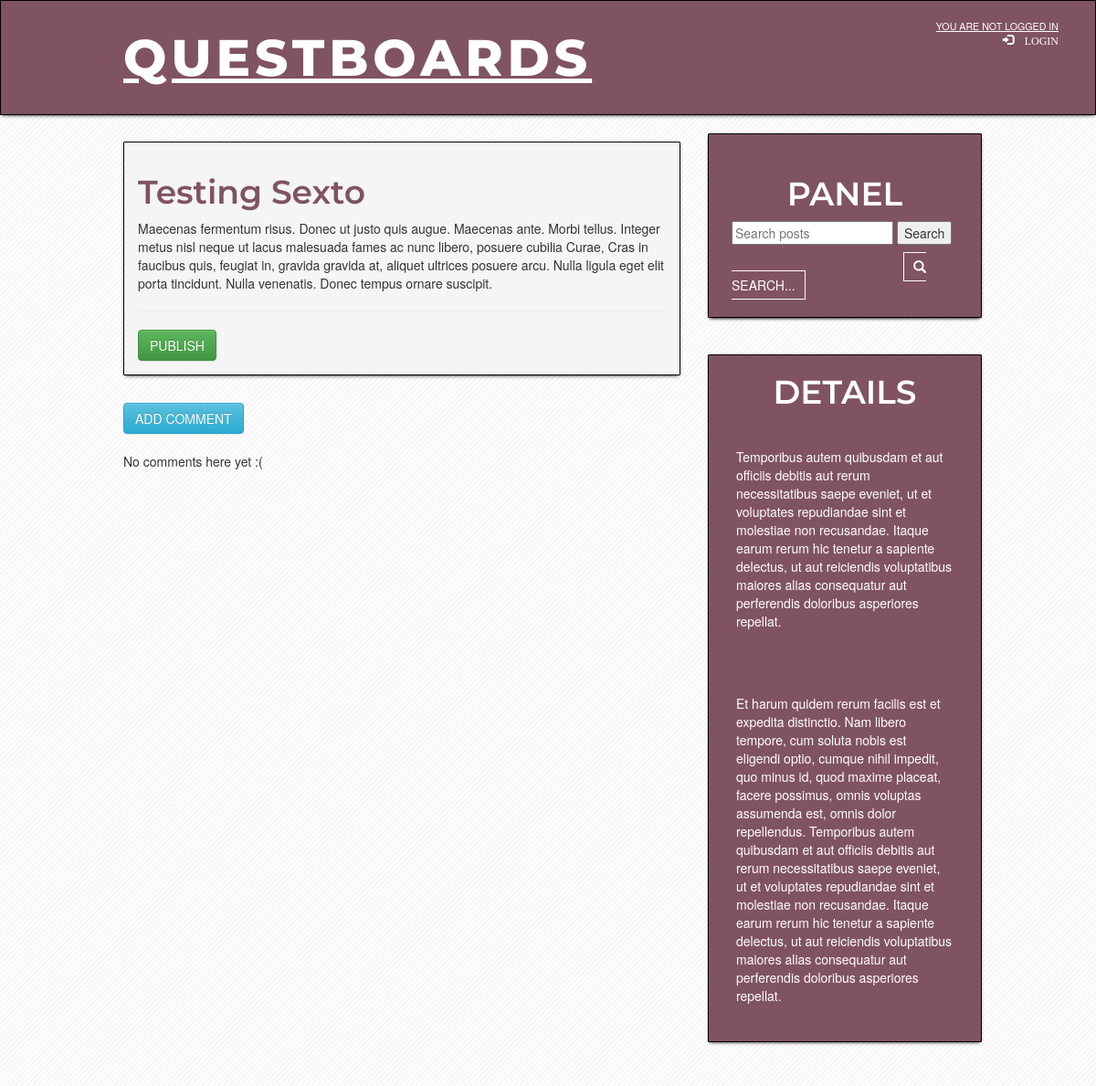
The page /post/7/ on the database as committed earlier.
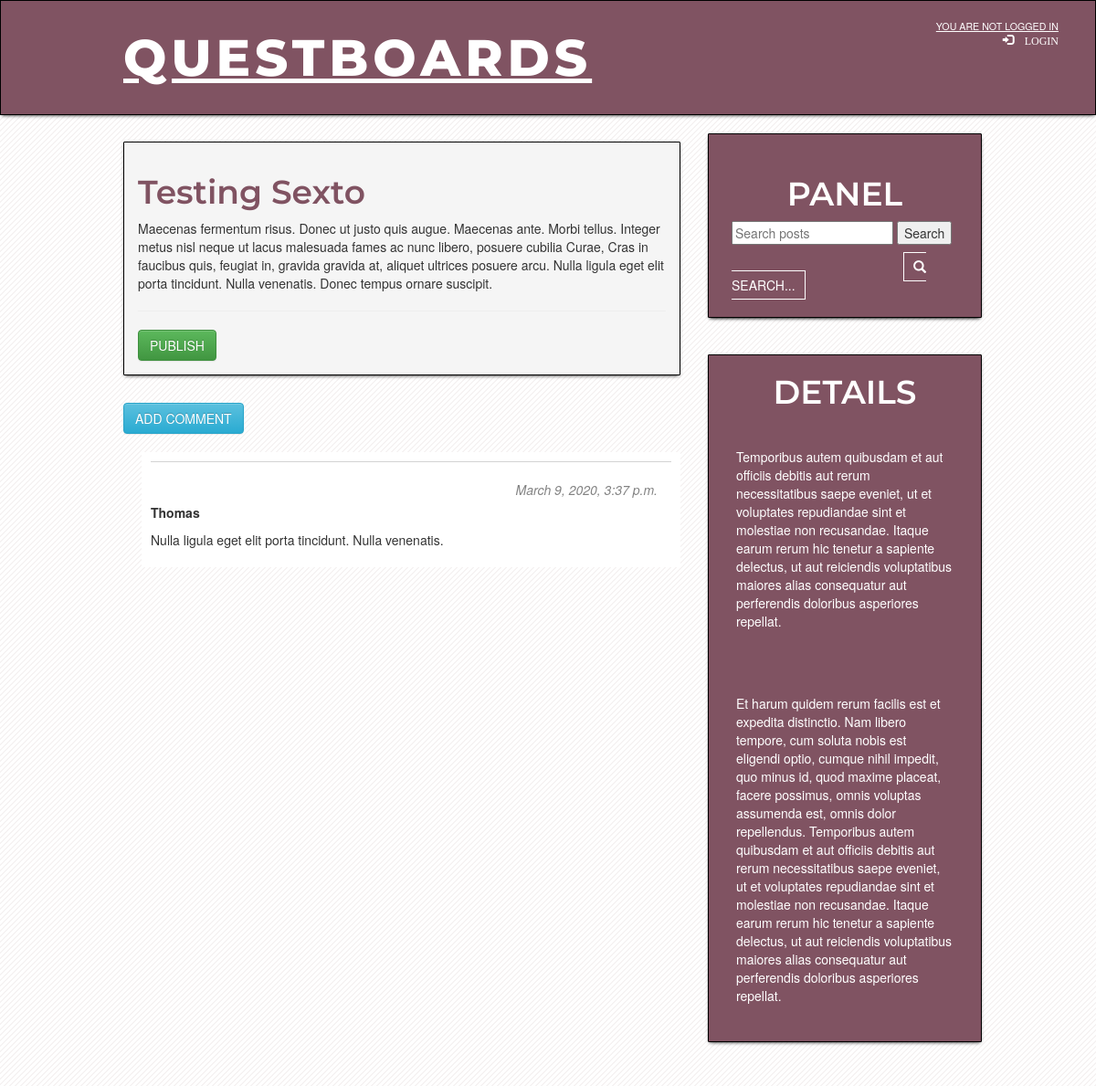
The same page on the database as committed later.
### my_project/models.py (models this page shows, shortened)
class Post(models.Model):
    author = models.ForeignKey('auth.User', on_delete=models.CASCADE)
    title = models.CharField(max_length=200)
    text = models.TextField()
    created_date = models.DateTimeField(
            default=timezone.now)
    published_date = models.DateTimeField(
            blank=True, null=True)

class Comment(models.Model):
    post = models.ForeignKey('my_project.Post', on_delete=models.CASCADE, related_name='comments')
    author = models.CharField(max_length=200)
    text = models.TextField()
    created_date = models.DateTimeField(default=timezone.now)
    approved_comment = models.BooleanField(default=False)

### my_project/views.py (the view)
# urls.py: path('post/<int:pk>/', views.post_detail, name='post_detail'),
def post_detail(request, pk):
    post = get_object_or_404(Post, pk=pk)
    return render(request, 'my_project/post_detail.html', {'post': post})

### my_project/templates/my_project/post_detail.html (shortened to what this page needs)
{% extends 'my_project/base.html' %}
{% block content %}
<div class="post">
    <h1>{{ post.title }}</h1>
    <p>{{ post.text|linebreaksbr }}</p>
    {% if post.published_date %}
    <div class="date">
        <span>| autor:</span>
        {{ post.author }}
        {{ post.published_date }}
    </div>
    {% else %}
    <hr>
    <a class="btn btn-success" href="{% url 'post_publish' pk=post.pk %}">PUBLISH</a>
    {% endif %}
</div>
<a class="btn btn-info" href="{% url 'add_comment_to_post' pk=post.pk %}">ADD COMMENT</a>
{% for comment in post.comments.all %}
{% if user.is_authenticated or comment.approved_comment %}
<div class="comment">
    <div class="date">
        {{ comment.created_date }}
    </div>
    <strong>{{ comment.author }}</strong>
    <p>{{ comment.text|linebreaks }}</p>
</div>
{% endif %}
{% empty %}
<br><br>
<p>No comments here yet :(</p>
{% endfor %}
{% endblock %}

### my_project/templates/my_project/base.html (shortened to what this page needs)
{% load static %}
<html>
<head>
    <link rel="stylesheet" href="//maxcdn.bootstrapcdn.com/bootstrap/3.2.0/css/bootstrap.min.css">
    <link rel="stylesheet" href="//maxcdn.bootstrapcdn.com/bootstrap/3.2.0/css/bootstrap-theme.min.css">
    <link rel="stylesheet" href="{% static 'css/my_project.css' %}">
</head>
<body>
    <div class="page-header">
        {% if user.is_authenticated %}
        <p class="login">WELCOME USER: {{ user.get_username }}</p>
        {% else %}
        <p class="login">YOU ARE NOT LOGGED IN<br>
            <a class="glyphicon glyphicon-log-in" href="{% url 'login'%}"> LOGIN</a>
            {% endif %}</p>
        <h1><a href="/">QUESTBOARDS</a></h1>
    </div>
    <div class="content container-fluid">
        <div class="row">
            <div class="col-md-8">
                {% block content %}
                {% endblock %}
            </div>
            <div class="row">
                <div class="col-md-4">
                    <div class="panel">
                        <div class="panel-search">
                        <h1 class="h1-panel">PANEL</h1>
                        <form method='GET' action=''>
                                <input type='text' name='q' placeholder='Search posts' value='{{ request.GET.q }}'>
                                <input type='submit' value='Search'>
                        </form>
                        <a href="{% url 'search' %}" class="panel-search-link"><span class="glyphicon glyphicon-search"></span>SEARCH...</a>
                        <br>
                    </div>
                </div>
                    <br>
                    <div class="panel">
                        <h1 class="h1-panel-detail">DETAILS</h1>
                        <p class="p-panel">
                            Temporibus autem quibusdam et aut officiis debitis aut rerum necessitatibus saepe eveniet,
                            ut et
                            voluptates repudiandae sint et molestiae non recusandae. Itaque earum rerum hic tenetur a
                            sapiente delectus,
                            ut aut reiciendis voluptatibus maiores alias consequatur aut perferendis doloribus
                            asperiores repellat.
                        </p>
                        <p class="p-panel">
                            Et harum quidem rerum facilis est et expedita distinctio. Nam libero tempore, cum soluta
                            nobis est eligendi optio,
                            cumque nihil impedit,
                            quo minus id, quod maxime placeat, facere possimus, omnis voluptas assumenda est, omnis
                            dolor repellendus.
                            Temporibus autem quibusdam et aut officiis debitis aut rerum necessitatibus saepe eveniet,
                            ut et
                            voluptates repudiandae sint et molestiae non recusandae. Itaque earum rerum hic tenetur a
                            sapiente delectus,
                            ut aut reiciendis voluptatibus maiores alias consequatur aut perferendis doloribus
                            asperiores repellat.
                        </p>
                    </div>
                </div>
            </div>
        </div>
    </div>
</body>
</html>

### static/css/my_project.css (style rules this page uses)
body { width: 100%; }
.page-header { background-color: #805362; margin-top: 0; padding: 20px 20px 20px 40px; border-bottom: 0px solid #eee; -webkit-box-shadow: 0 2px 4px -2px #000000; -moz-box-shadow: 0 2px 4px -2px #000000; box-shadow: 0 2px 4px -2px #000000; border: 1px solid black; }
.page-header h1, .page-header h1 a, .page-header h1 a:visited, .page-header h1 a:active { margin-top: -25px; margin-left: 47px; color: #ffffff; font-size: 42pt; font-weight: 800; text-decoration: underline; letter-spacing: 5px; }
.content { margin: 17 120 40 120; }
h1, h3, h4 { font-family: 'Montserrat', sans-serif; font-weight: 600; color: #805362; }
.date { color: #828282; font-style: italic; border-top: 1px solid lightgray; padding: 20 15 5 10; text-align: right; }
.login { margin-right: 20px; font-size: 8pt; text-align: right; text-decoration: underline; color: #fff; }
a.glyphicon-log-in, a.glyphicon-log-in:hover, a.glyphicon-log-in:active { font-size: 9pt; text-align: right; color: #fff; }
.post { margin-top: 9px; margin-bottom: 30px; border: 1px solid gray; background-color: whitesmoke; box-shadow: 0 2px 4px -2px #000000; padding: 15 15 15 15; border-radius: 1px; border: 1px solid black; }
.panel { background-color: #805362 !important; box-shadow: 0 2px 4px -2px #000000; border-radius: 1px; border: 1px solid black; }
.panel-search { padding: 25 25 25 25; background-color: #805362 !important; box-shadow: 0 2px 4px -2px #000000; border-radius: 1px; }
.panel-search-link, .panel-search-link a { margin-left: 188px; text-align: center !important; font-size: 14px; color: #fff !important; padding: 5 10 5 10; border: 1px solid #fff; }
.h1-panel { margin-top: 21px; text-align: center; color: #fff; }
.h1-panel-detail { margin-top: 21px; text-align: center; color: #fff; }
.p-panel { color: #fff; padding: 30 30 30 30; }
.comment { margin: 20px 0px 20px 20px; padding: 10 10 10 10; background-color: #fff !important; }

Rows that differ between the two databases and show on the page:
added Comment: created_date "March 9, 2020, 3:37 p.m.", author "Thomas", text "Nulla ligula eget elit porta tincidunt. Nulla venenatis."
Other text that changed with them:
text no longer shown: "No comments here yet :("
